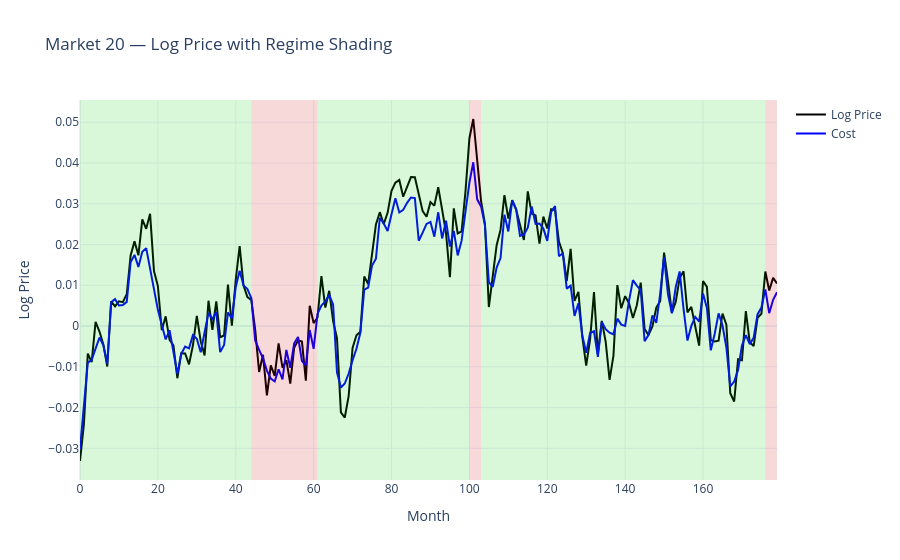

The notebook cell saved with this chart:
### Code cell
plot_market_plotly(df, market_id=20)

### Figure 1 — Plotly figure (JSON) as saved in the notebook; plotly's stock layout.template omitted (floating-point values rounded to 4 significant figures; data arrays with more than 128 entries replaced by an {"elided": "..."} marker saying what was removed)
{"data": [{"line": {"color": "black"}, "mode": "lines", "name": "Log Price", "type": "scatter", "x": {"elided": "180 int values"}, "y": {"elided": "180 float values"}}, {"line": {"color": "blue"}, "mode": "lines", "name": "Cost", "type": "scatter", "x": {"elided": "180 int values"}, "y": {"elided": "180 float values"}}], "layout": {"shapes": [{"fillcolor": "rgba(0,200,0,0.15)", "line": {"width": 0}, "type": "rect", "x0": 0, "x1": 44, "xref": "x", "y0": 0, "y1": 1, "yref": "y domain"}, {"fillcolor": "rgba(200,0,0,0.15)", "line": {"width": 0}, "type": "rect", "x0": 44, "x1": 61, "xref": "x", "y0": 0, "y1": 1, "yref": "y domain"}, {"fillcolor": "rgba(0,200,0,0.15)", "line": {"width": 0}, "type": "rect", "x0": 61, "x1": 100, "xref": "x", "y0": 0, "y1": 1, "yref": "y domain"}, {"fillcolor": "rgba(200,0,0,0.15)", "line": {"width": 0}, "type": "rect", "x0": 100, "x1": 103, "xref": "x", "y0": 0, "y1": 1, "yref": "y domain"}, {"fillcolor": "rgba(0,200,0,0.15)", "line": {"width": 0}, "type": "rect", "x0": 103, "x1": 176, "xref": "x", "y0": 0, "y1": 1, "yref": "y domain"}, {"fillcolor": "rgba(200,0,0,0.15)", "line": {"width": 0}, "type": "rect", "x0": 176, "x1": 179, "xref": "x", "y0": 0, "y1": 1, "yref": "y domain"}], "title": {"text": "Market 20 — Log Price with Regime Shading"}, "xaxis": {"title": {"text": "Month"}}, "yaxis": {"title": {"text": "Log Price"}}}}
